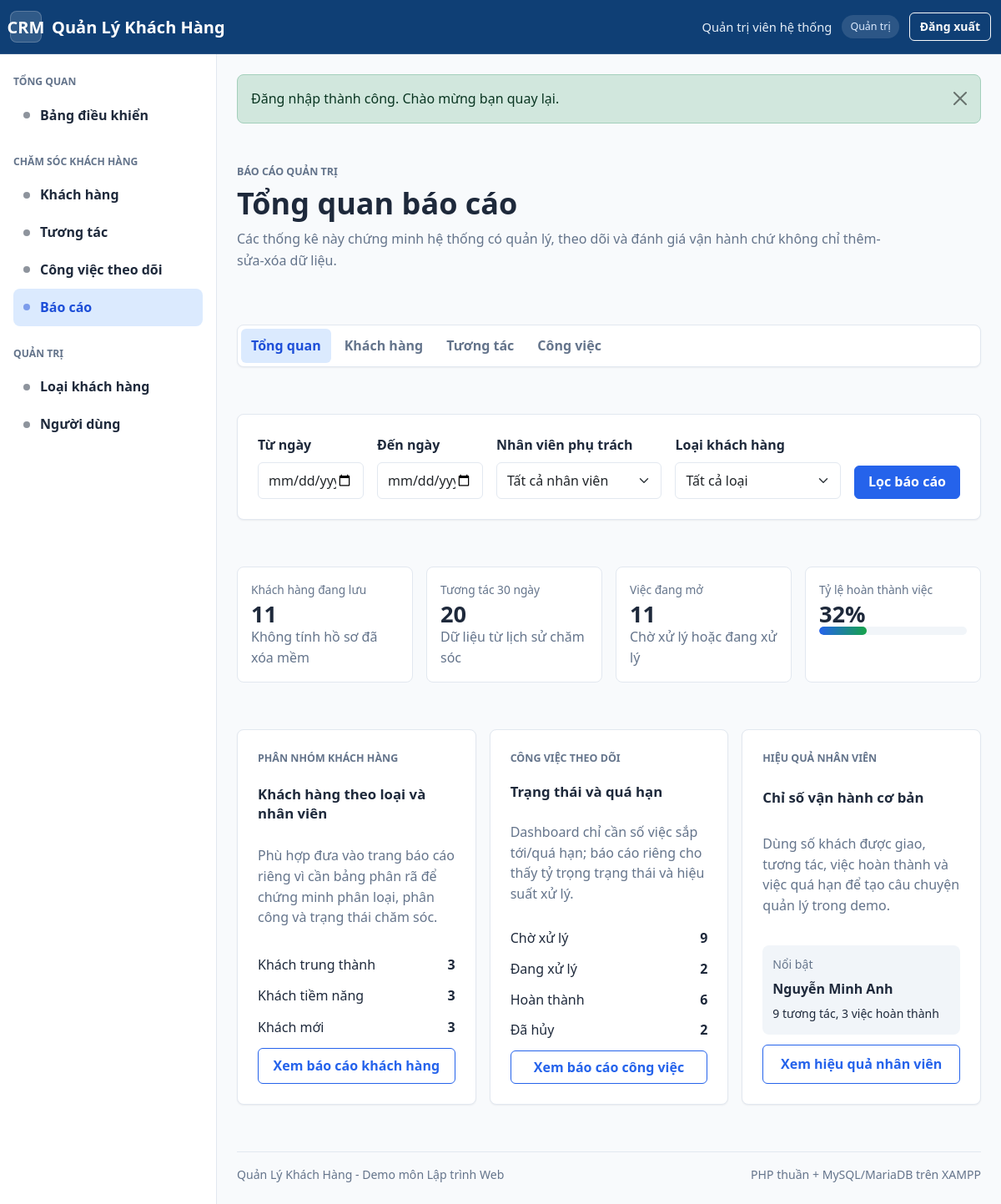
/bao-cao/index.php (signed in), run on the app's committed database.
### tables this page shows
CREATE TABLE `users` (
    `id` INT UNSIGNED NOT NULL AUTO_INCREMENT,
    `full_name` VARCHAR(120) NOT NULL,
    `username` VARCHAR(50) NOT NULL,
    `email` VARCHAR(191) NOT NULL,
    `phone` VARCHAR(32) NULL,
    `password_hash` VARCHAR(255) NOT NULL,
    `role` ENUM('admin', 'staff') NOT NULL DEFAULT 'staff',
    `status` ENUM('active', 'locked') NOT NULL DEFAULT 'active',
    `last_login_at` DATETIME NULL,
    `created_at` DATETIME NOT NULL DEFAULT CURRENT_TIMESTAMP,
    `updated_at` DATETIME NOT NULL DEFAULT CURRENT_TIMESTAMP ON UPDATE CURRENT_TIMESTAMP,
    PRIMARY KEY (`id`),
    UNIQUE KEY `uq_users_username` (`username`),
    UNIQUE KEY `uq_users_email` (`email`),
    KEY `idx_users_role_status` (`role`, `status`),
    KEY `idx_users_status` (`status`),
    KEY `idx_users_last_login_at` (`last_login_at`)
);

CREATE TABLE `customer_types` (
    `id` INT UNSIGNED NOT NULL AUTO_INCREMENT,
    `name` VARCHAR(80) NOT NULL,
    `description` VARCHAR(255) NULL,
    `priority_score` TINYINT UNSIGNED NOT NULL DEFAULT 0,
    `color` VARCHAR(20) NOT NULL DEFAULT '#64748b',
    `is_active` TINYINT(1) NOT NULL DEFAULT 1,
    `created_at` DATETIME NOT NULL DEFAULT CURRENT_TIMESTAMP,
    `updated_at` DATETIME NOT NULL DEFAULT CURRENT_TIMESTAMP ON UPDATE CURRENT_TIMESTAMP,
    PRIMARY KEY (`id`),
    UNIQUE KEY `uq_customer_types_name` (`name`),
    KEY `idx_customer_types_active` (`is_active`),
    KEY `idx_customer_types_priority_score` (`priority_score`)
);

### bao-cao/index.php (the view, shortened to what the rows shown need)
<?php
require __DIR__ . '/../dung-chung/kiem-tra-dang-nhap.php';
$tieuDe = 'Báo cáo';
try {
    require_once __DIR__ . '/du-lieu-bao-cao.php';
    $boLocBaoCao = lay_bo_loc_bao_cao();
    $tongQuan = lay_tong_quan_bao_cao($boLocBaoCao);
    $theoLoai = lay_khach_hang_theo_loai_bao_cao($boLocBaoCao);
    $hieuQuaNhanVien = lay_hieu_qua_nhan_vien_bao_cao($boLocBaoCao);
    $topNhanVien = $hieuQuaNhanVien[0] ?? null;
    $nhanKpiTuongTac = ($boLocBaoCao['tu_ngay'] !== '' || $boLocBaoCao['den_ngay'] !== '')
        ? 'Tương tác theo lọc'
        : 'Tương tác 30 ngày';
} catch (Throwable) {
    hien_thi_loi_du_lieu($tieuDe, 'Không thể tải báo cáo. Vui lòng kiểm tra kết nối cơ sở dữ liệu và dữ liệu demo.');
}
require __DIR__ . '/../giao-dien/dau-trang.php';
?>
<div class="page-header">
    <div>
        <h1 class="page-title">Tổng quan báo cáo</h1>
    </div>
</div>
<?php require __DIR__ . '/bo-loc-bao-cao.php'; ?>
<section class="report-stat-grid">
    <article class="stat-card">
        <div class="stat-label"><?= e($nhanKpiTuongTac) ?></div>
        <div class="stat-value number"><?= e(number_format($tongQuan['tuong_tac_30_ngay'], 0, ',', '.')) ?></div>
        <p class="text-muted mb-0">Dữ liệu từ lịch sử chăm sóc</p>
    </article>
</section>
<section class="report-overview-grid">
    <article class="surface-card report-link-card">
        <h2 class="card-title">Khách hàng theo loại và nhân viên</h2>
        <div class="report-mini-list">
            <?php foreach (array_slice($theoLoai, 0, 3) as $dong): ?>
                <div><span><?= e($dong['name']) ?></span><strong><?= e((string) $dong['total']) ?></strong></div>
            <?php endforeach; ?>
        </div>
    </article>
    <article class="surface-card report-link-card">
        <h2 class="card-title">Trạng thái và quá hạn</h2>
    </article>
    <article class="surface-card report-link-card">
        <h2 class="card-title">Chỉ số vận hành cơ bản</h2>
        <?php if ($topNhanVien): ?>
            <div class="report-highlight">
                <span>Nổi bật</span>
                <strong><?= e($topNhanVien['staff_name']) ?></strong>
                <small><?= e((string) $topNhanVien['interaction_count']) ?> tương tác, <?= e((string) $topNhanVien['completed_tasks']) ?> việc hoàn thành</small>
            </div>
        <?php endif; ?>
    </article>
</section>
<?php require __DIR__ . '/../giao-dien/cuoi-trang.php'; ?>

### giao-dien/thanh-dieu-huong.php (shortened to what the rows shown need)
<nav class="navbar navbar-expand-lg app-navbar">
    <div class="container-fluid">
        <div class="navbar-actions">
            <?php if (da_dang_nhap()): ?>
                <?php $nguoiDung = nguoi_dung_hien_tai(); ?>
                <?php $vaiTro = ($nguoiDung['vai_tro'] ?? '') === VAI_TRO_ADMIN ? 'Quản trị' : 'Nhân viên'; ?>
                <span class="navbar-user"><?= e($nguoiDung['ho_ten'] ?: $nguoiDung['ten_dang_nhap']) ?></span>
                <span class="navbar-role"><?= e($vaiTro) ?></span>
                <form class="d-inline" method="post" action="<?= e(duong_dan('dang-xuat.php')) ?>">
                    <button class="btn btn-outline-light btn-sm" type="submit">Đăng xuất</button>
                </form>
            <?php else: ?>
                <a class="btn btn-outline-light btn-sm" href="<?= e(duong_dan('dang-nhap.php')) ?>">Đăng nhập</a>
            <?php endif; ?>
        </div>
    </div>
</nav>

### bao-cao/bo-loc-bao-cao.php (shortened to what the rows shown need)
<form class="surface-card report-filter" method="get">
    <div class="row g-3 align-items-end">
        <div class="col-md-6 col-lg-3">
            <label class="form-label" for="staff_id">Nhân viên phụ trách</label>
            <select class="form-select" id="staff_id" name="staff_id" <?= la_admin() ? '' : 'disabled' ?>>
                <option value="">Tất cả nhân viên</option>
            </select>
        </div>
    </div>
</form>

### data on the page
users: role "Quản trị", role "Tương tác 30 ngày"
customer_types: name "Khách trung thành", total "3"
customer_types: name "Khách tiềm năng", total "3"
customer_types: name "Khách mới", total "3"
users: full_name "Nguyễn Minh Anh"

### other printed values
TEN_UNG_DUNG "Quản Lý Khách Hàng"
$nguoiDung['ho_ten'] ?: $nguoiDung['ten_dang_nhap'] "Quản trị viên hệ thống"
$nhan "Bảng điều khiển Khách hàng Tương tác Công việc theo dõi Báo cáo Loại khách hàng Người dùng"
$thongBao['noi_dung'] "Đăng nhập thành công. Chào mừng bạn quay lại."
$tongQuan['khach_hang'] "11"
$tongQuan['tuong_tac_30_ngay'] "20"
$tongQuan['viec_dang_mo'] "11"
$tongQuan['ty_le_hoan_thanh_viec'] "32"
nhan_trang_thai_viec_bao_cao()[$dong['status']] "Chờ xử lý"
$dong['total'] "9"
nhan_trang_thai_viec_bao_cao()[$dong['status']] "Đang xử lý"
$dong['total'] "2"
nhan_trang_thai_viec_bao_cao()[$dong['status']] "Hoàn thành"
$dong['total'] "6"
nhan_trang_thai_viec_bao_cao()[$dong['status']] "Đã hủy"
